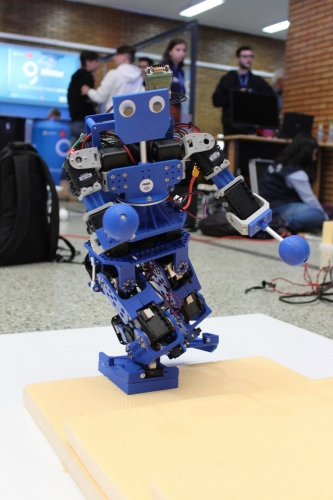
#> input picture src/perception/img_encoding/knr.jpg, 333 x 500 px, found by its file name
$ python img_encoding.py
#> lines starting #> are read from the running program, lines starting #| are printed output that depends on the picture
import cv2
import numpy as np

color_img = cv2.imread("/home/krzysztof/catkin_ws/src/hello_world/src/perception/img_encoding/knr.jpg", cv2.IMREAD_COLOR)
#> color_img is the input picture: shape (500, 333, 3); mean B, G, R 134.9, 136.9, 140.1

cv2.imshow("Original Image", color_img)
cv2.moveWindow("Original Image", 0, 0)
print("Ksztaly obrazu RGB {}".format(color_img.shape))
#| Ksztaly obrazu RGB (500, 333, 3)

height, width, channels = color_img.shape
#> height = 500; width = 333; channels = 3

print("Split img into RGB channels: ")
blue, green, red = cv2.split(color_img)
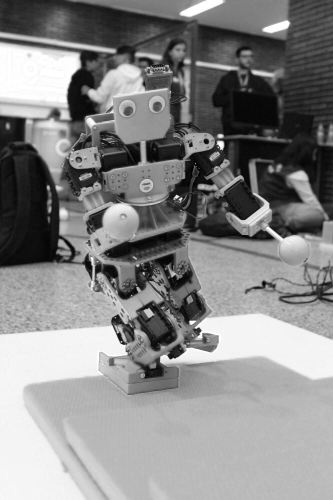
#> blue: shape (500, 333); min 0, max 255, mean 134.9
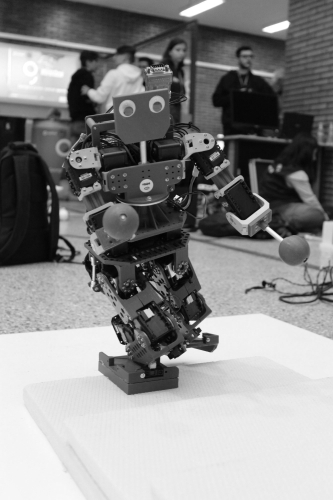
#> green: shape (500, 333); min 1, max 255, mean 136.9
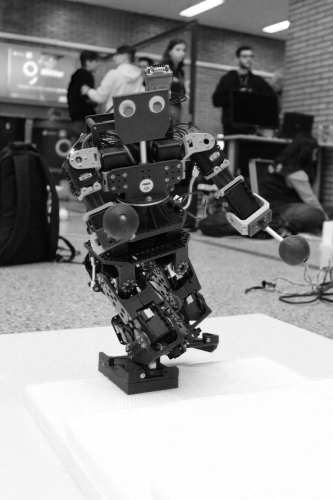
#> red: shape (500, 333); min 0, max 255, mean 140.1

cv2.imshow("Blue channel", blue)
cv2.moveWindow("Blue channel", 0,height)

cv2.imshow("Green channel", green)
cv2.moveWindow("Green channel", width, 0)

cv2.imshow("Red channel", red)
cv2.moveWindow("Red channel", width,height)

#konwersja obrazu do HSV
hsv = cv2.cvtColor(color_img,cv2.COLOR_BGR2HSV)
#> hsv: shape (500, 333, 3); mean H, S, V 63.5, 63.1, 155.6
h, s, v = cv2.split(hsv)
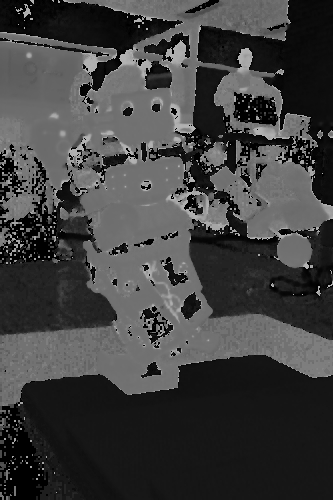
#> h: shape (500, 333); min 0, max 179, mean 63.5
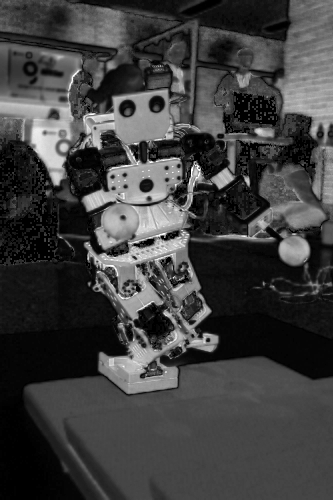
#> s: shape (500, 333); min 0, max 255, mean 63.1
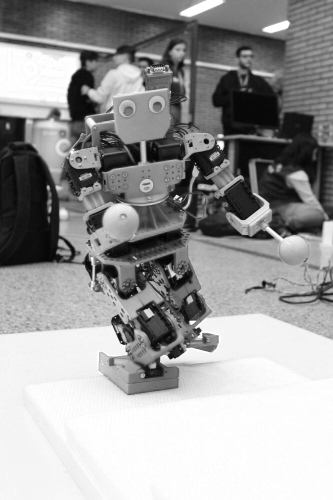
#> v: shape (500, 333); min 3, max 255, mean 155.6
hsv_img = np.concatenate((h, s, v), axis = 1)
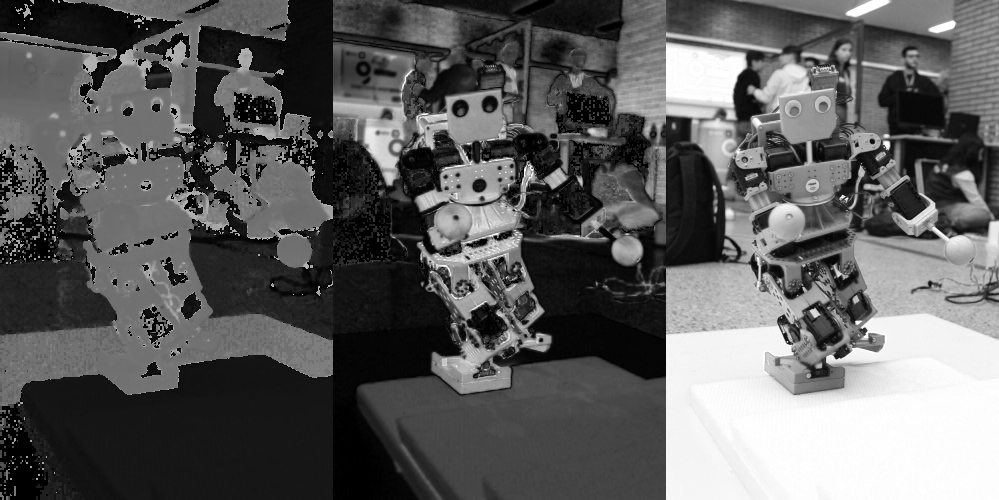
#> hsv_img: shape (500, 999); min 0, max 255, mean 94.1
cv2.imshow("HSV Image", hsv_img)
cv2.moveWindow("HSV Image",2*width,0)

#konwersja obrazu do HSV
gray_img = cv2.cvtColor(color_img,cv2.COLOR_BGR2GRAY)
cv2.imshow("Gray Image", gray_img)
cv2.moveWindow("Gray Image",2*width,height)


cv2.waitKey(0)
cv2.destroyAllWindows()
